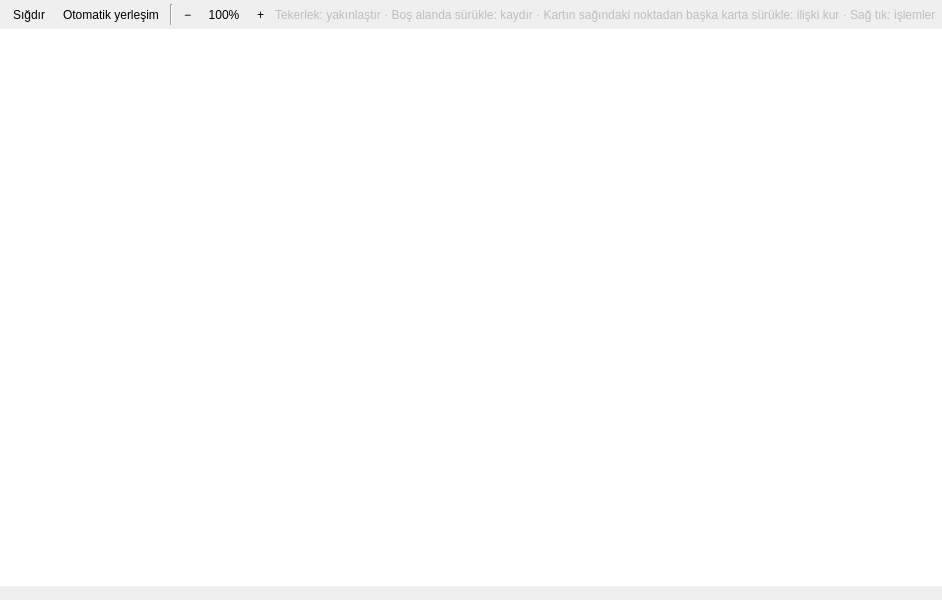
<?xml version="1.0" encoding="UTF-8"?>
<ui version="4.0">
 <class>DiagramPanel</class>
 <widget class="QWidget" name="DiagramPanel">
  <property name="geometry">
   <rect><x>0</x><y>0</y><width>900</width><height>600</height></rect>
  </property>
  <property name="windowTitle">
   <string>Diyagram</string>
  </property>
  <layout class="QVBoxLayout" name="layoutMain">
   <property name="spacing"><number>0</number></property>
   <property name="leftMargin"><number>0</number></property>
   <property name="topMargin"><number>0</number></property>
   <property name="rightMargin"><number>0</number></property>
   <property name="bottomMargin"><number>0</number></property>
   <item>
    <widget class="QWidget" name="toolRow" native="true">
     <layout class="QHBoxLayout" name="layoutTools">
      <property name="spacing"><number>4</number></property>
      <property name="leftMargin"><number>6</number></property>
      <property name="topMargin"><number>4</number></property>
      <property name="rightMargin"><number>6</number></property>
      <property name="bottomMargin"><number>4</number></property>
      <item>
       <widget class="QToolButton" name="btnFit">
        <property name="toolTip"><string>Tüm diyagramı pencereye sığdır</string></property>
        <property name="text"><string>Sığdır</string></property>
        <property name="autoRaise"><bool>true</bool></property>
       </widget>
      </item>
      <item>
       <widget class="QToolButton" name="btnRelayout">
        <property name="toolTip"><string>Elle taşınan düğümleri unut, yerleşimi yeniden hesapla</string></property>
        <property name="text"><string>Otomatik yerleşim</string></property>
        <property name="autoRaise"><bool>true</bool></property>
       </widget>
      </item>
      <item>
       <widget class="Line" name="sep1">
        <property name="orientation"><enum>Qt::Vertical</enum></property>
       </widget>
      </item>
      <item>
       <widget class="QToolButton" name="btnZoomOut">
        <property name="toolTip"><string>Uzaklaştır</string></property>
        <property name="text"><string>−</string></property>
        <property name="autoRaise"><bool>true</bool></property>
       </widget>
      </item>
      <item>
       <widget class="QLabel" name="lblZoom">
        <property name="minimumSize"><size><width>44</width><height>0</height></size></property>
        <property name="text"><string>100%</string></property>
        <property name="alignment"><set>Qt::AlignCenter</set></property>
       </widget>
      </item>
      <item>
       <widget class="QToolButton" name="btnZoomIn">
        <property name="toolTip"><string>Yakınlaştır</string></property>
        <property name="text"><string>+</string></property>
        <property name="autoRaise"><bool>true</bool></property>
       </widget>
      </item>
      <item>
       <spacer name="spacerTools">
        <property name="orientation"><enum>Qt::Horizontal</enum></property>
        <property name="sizeHint" stdset="0"><size><width>40</width><height>10</height></size></property>
       </spacer>
      </item>
      <item>
       <widget class="QLabel" name="lblHint">
        <property name="text"><string>Tekerlek: yakınlaştır · Boş alanda sürükle: kaydır · Kartın sağındaki noktadan başka karta sürükle: ilişki kur · Sağ tık: işlemler</string></property>
        <property name="enabled"><bool>false</bool></property>
       </widget>
      </item>
     </layout>
    </widget>
   </item>
   <item>
    <widget class="DiagramView" name="view">
     <property name="frameShape"><enum>QFrame::NoFrame</enum></property>
    </widget>
   </item>
   <item>
    <widget class="QLabel" name="lblLegend">
     <property name="text"><string/></property>
     <property name="textFormat"><enum>Qt::RichText</enum></property>
     <property name="wordWrap"><bool>true</bool></property>
     <property name="margin"><number>6</number></property>
    </widget>
   </item>
  </layout>
 </widget>
 <customwidgets>
  <customwidget>
   <class>DiagramView</class>
   <extends>QGraphicsView</extends>
   <header>networkplus.ui.modules.diagram.view</header>
  </customwidget>
 </customwidgets>
 <resources/>
 <connections/>
</ui>
